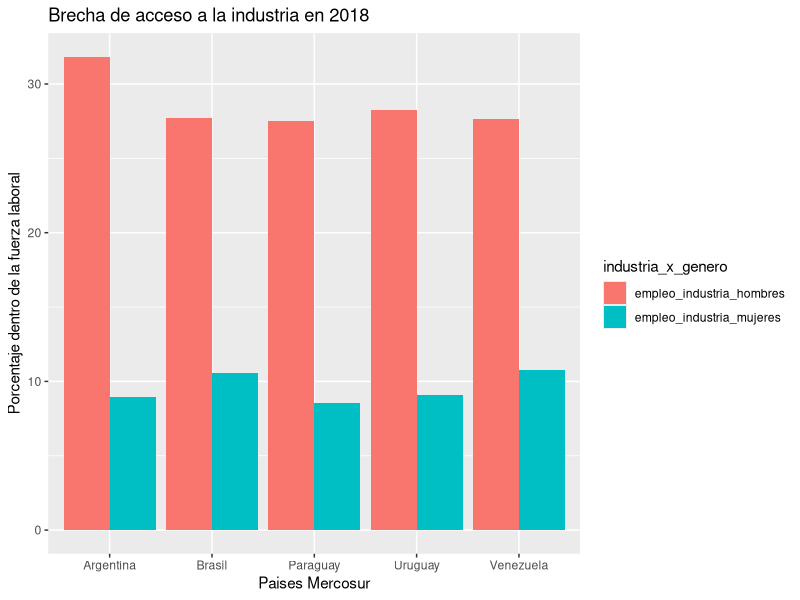

Generate this figure with R:
## ---- chunk 1
knitr::opts_chunk$set(echo = TRUE)
library(tidyr)
library(readr)
library(dplyr)
library(ggplot2)
## ---- chunk 2
empleo_genero <- read_csv("datos/empleo_genero.csv")
## ---- chunk 3
empleo_genero_largo <- pivot_longer(empleo_genero, 
                                    cols=4:52, 
                                    names_to = "Anio", 
                                    values_to = "Valor")
## ---- chunk 4
empleo_genero_largo
## ---- chunk 5
empleo_genero_ordenado <- pivot_wider(empleo_genero_largo, 
                                      names_from = variable,
                                      values_from = Valor)|> 
                          mutate(Anio=as.numeric(Anio))
## ---- chunk 6
empleo_genero_ordenado
## ---- chunk 7
glimpse(empleo_genero_ordenado)
## ---- chunk 8
empleo_genero_ordenado|> filter(pais_region !="Latin America & Caribbean" & pais_region != "Mundo" & pais_region != "EspaÃ±a")|> 
                      group_by(Anio)
                        
## ---- chunk 9
empleo_genero_ordenado|> filter(pais_region !="Latin America & Caribbean" & pais_region != "Mundo" & pais_region != "EspaÃ±a")|> 
                      group_by(pais_region)
## ---- chunk 10
empleo_genero_ordenado|> filter(pais_region !="Latin America & Caribbean" & pais_region != "Mundo" & pais_region != "EspaÃ±a" & Anio == 2018)|> 
                    summarise(empleadoras_promedio = mean(empleadoras_mujeres),
                              empleadoras_sd = sd(empleadoras_mujeres),
                              empleadoras_min = min(empleadoras_mujeres),
                              empleadoras_max = max(empleadoras_mujeres))
## ---- chunk 11
empleo_genero_ordenado|> filter(pais_region !="Latin America & Caribbean" & pais_region != "Mundo" & pais_region != "EspaÃ±a" & Anio == 2018)|> 
                    summarise(empleadores_promedio = mean(empleadores_hombres),
                              empleadores_sd = sd(empleadores_hombres),
                              empleadores_min = min(empleadores_hombres),
                              empleadores_max = max(empleadores_hombres))
## ---- chunk 12
empleo_genero_ordenado|> filter(pais_region !="Latin America & Caribbean" & pais_region != "Mundo" & pais_region != "España" & Anio == 2018)|> 
                summarise(autoempleo_mujeres_prom = mean(autoempleo_mujeres),
                          autoempleo_mujeres_sd = sd(autoempleo_mujeres),
                          autoempleo_mujeres_min = min(autoempleo_mujeres),
                          autoempleo_mujeres_max = max(autoempleo_mujeres))
## ---- chunk 13
empleo_genero_ordenado|> filter(pais_region !="Latin America & Caribbean" & pais_region != "Mundo" & pais_region != "EspaÃ±a" & Anio == 2018)|> 
                summarise(autoempleo_hombres_prom = mean(autoempleo_hombres),
                          autoempleo_hombres_sd = sd(autoempleo_hombres),
                          autoempleo_hombres_min = min(autoempleo_hombres),
                          autoempleo_hombres_max = max(autoempleo_hombres))
## ---- chunk 14
empleo_mercosur <- select(empleo_genero_ordenado, pais_region, Anio, empleo_industria_mujeres, empleo_industria_hombres) |>
  filter(pais_region == "Argentina" | pais_region == "Uruguay" | pais_region == "Paraguay" | pais_region == "Brasil" | pais_region == "Venezuela") |> 
  filter (Anio >= 1998)
## ---- chunk 15
industria_2018 <- select(empleo_mercosur, pais_region, Anio, empleo_industria_mujeres, empleo_industria_hombres)|>
  filter(Anio == 2018) |> 
  pivot_longer(cols =c("empleo_industria_hombres","empleo_industria_mujeres"),
               names_to = "industria_x_genero",  
               values_to = "valor")
 
## ---- chunk 16
ggplot(industria_2018, aes(x=pais_region,y=valor, fill=industria_x_genero))+
  geom_col(position = "dodge") +
  ggtitle ("Brecha de acceso a la industria en 2018") + 
  labs(x = "Paises Mercosur",y = "Porcentaje dentro de la fuerza laboral") 
## ---- chunk 17
industria_1998_2018 <- select(empleo_mercosur, pais_region, Anio, empleo_industria_mujeres, empleo_industria_hombres)|>
  filter(Anio == 1998 | Anio == 2018) |> 
  pivot_longer(cols =c("empleo_industria_hombres","empleo_industria_mujeres"),
               names_to = "industria_x_genero",  
               values_to = "valor")
## ---- chunk 18
pruebaindustria_2018_1998 <- select(empleo_genero, variable, pais_region, "1998", "2018")|>
  filter(variable == "empleo_industria_hombres" | variable == "empleo_industria_mujeres")
